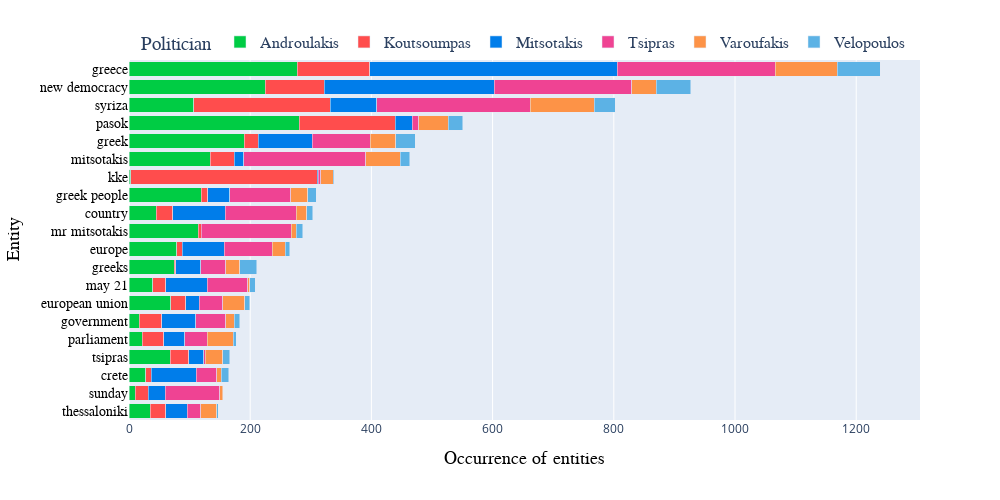

Write notebook code for a chart like this one.
### Code cell
# prepare the data for the plot
expanded_data = data.explode('entity_specific_human')
entity_politician_count = expanded_data.groupby(['entity_specific_human', 'politician']).size().reset_index(name='count')
top_20_entities = expanded_data['entity_specific_human'].value_counts().nlargest(20).index
entity_politician_count = entity_politician_count[entity_politician_count['entity_specific_human'].isin(top_20_entities)]
entity_total_count = entity_politician_count.groupby('entity_specific_human')['count'].sum().reset_index(name='total_count')
sorted_entities = entity_total_count.sort_values(by='total_count', ascending=False)['entity_specific_human'].to_list()

# plot the horizontal bars
color_map = {'Overall': '#666666','Mitsotakis': '#007dea', 'Tsipras': '#ef4393', 'Androulakis': '#00cc44', 'Koutsoumpas': '#ff4d4d', 'Velopoulos': '#5cb2e5', 'Varoufakis': '#fd9347'}
fig = px.bar(entity_politician_count, x='count', y='entity_specific_human',  barmode='stack',
             orientation='h', color='politician', color_discrete_map=color_map, category_orders={'entity_specific_human': sorted_entities},
             labels={'count': 'Occurrence of entities', 'entity_specific_human': 'Entity', 'politician': 'Politician'})

# adjust legend and figure size
fig.update_layout(
    width=1000, height=500,
    legend=dict(orientation="h", yanchor="bottom", y=1.0, xanchor="center", x=0.5, font=dict(size=16, family='Arial')))

# adjust axis
fig.update_xaxes(title_font=dict(size=18, family='Arial', color='black'))
fig.update_yaxes(title_font=dict(size=18, family='Arial', color='black'),
                 tickfont=dict(size=14, family='Arial', color='black'))

fig.show()
fig.write_image("images/entities_horizontal_bars.png", scale=2)

### Figure 1 — Plotly figure (JSON) as saved in the notebook; plotly's stock layout.template omitted (floating-point values rounded to 4 significant figures)
{"data": [{"alignmentgroup": "True", "hovertemplate": "Politician=Androulakis<br>Occurrence of entities=%{x}<br>Entity=%{y}<extra></extra>", "legendgroup": "Androulakis", "marker": {"color": "#00cc44", "pattern": {"shape": ""}}, "name": "Androulakis", "offsetgroup": "Androulakis", "orientation": "h", "showlegend": true, "textposition": "auto", "type": "bar", "x": [45, 28, 79, 69, 17, 278, 190, 119, 75, 3, 39, 134, 114, 225, 22, 281, 10, 107, 35, 68], "xaxis": "x", "y": ["country", "crete", "europe", "european union", "government", "greece", "greek", "greek people", "greeks", "kke", "may 21", "mitsotakis", "mr mitsotakis", "new democracy", "parliament", "pasok", "sunday", "syriza", "thessaloniki", "tsipras"], "yaxis": "y"}, {"alignmentgroup": "True", "hovertemplate": "Politician=Koutsoumpas<br>Occurrence of entities=%{x}<br>Entity=%{y}<extra></extra>", "legendgroup": "Koutsoumpas", "marker": {"color": "#ff4d4d", "pattern": {"shape": ""}}, "name": "Koutsoumpas", "offsetgroup": "Koutsoumpas", "orientation": "h", "showlegend": true, "textposition": "auto", "type": "bar", "x": [27, 9, 9, 25, 37, 119, 23, 11, 2, 308, 22, 40, 5, 97, 35, 158, 22, 225, 26, 31], "xaxis": "x", "y": ["country", "crete", "europe", "european union", "government", "greece", "greek", "greek people", "greeks", "kke", "may 21", "mitsotakis", "mr mitsotakis", "new democracy", "parliament", "pasok", "sunday", "syriza", "thessaloniki", "tsipras"], "yaxis": "y"}, {"alignmentgroup": "True", "hovertemplate": "Politician=Mitsotakis<br>Occurrence of entities=%{x}<br>Entity=%{y}<extra></extra>", "legendgroup": "Mitsotakis", "marker": {"color": "#007dea", "pattern": {"shape": ""}}, "name": "Mitsotakis", "offsetgroup": "Mitsotakis", "orientation": "h", "showlegend": true, "textposition": "auto", "type": "bar", "x": [87, 74, 69, 22, 56, 409, 89, 36, 41, 1, 68, 15, 281, 35, 28, 28, 77, 35, 24], "xaxis": "x", "y": ["country", "crete", "europe", "european union", "government", "greece", "greek", "greek people", "greeks", "kke", "may 21", "mitsotakis", "new democracy", "parliament", "pasok", "sunday", "syriza", "thessaloniki", "tsipras"], "yaxis": "y"}, {"alignmentgroup": "True", "hovertemplate": "Politician=Tsipras<br>Occurrence of entities=%{x}<br>Entity=%{y}<extra></extra>", "legendgroup": "Tsipras", "marker": {"color": "#ef4393", "pattern": {"shape": ""}}, "name": "Tsipras", "offsetgroup": "Tsipras", "orientation": "h", "showlegend": true, "textposition": "auto", "type": "bar", "x": [117, 34, 79, 39, 50, 260, 96, 101, 42, 4, 67, 202, 149, 227, 37, 11, 90, 253, 22, 3], "xaxis": "x", "y": ["country", "crete", "europe", "european union", "government", "greece", "greek", "greek people", "greeks", "kke", "may 21", "mitsotakis", "mr mitsotakis", "new democracy", "parliament", "pasok", "sunday", "syriza", "thessaloniki", "tsipras"], "yaxis": "y"}, {"alignmentgroup": "True", "hovertemplate": "Politician=Varoufakis<br>Occurrence of entities=%{x}<br>Entity=%{y}<extra></extra>", "legendgroup": "Varoufakis", "marker": {"color": "#fd9347", "pattern": {"shape": ""}}, "name": "Varoufakis", "offsetgroup": "Varoufakis", "orientation": "h", "showlegend": true, "textposition": "auto", "type": "bar", "x": [17, 7, 22, 36, 14, 103, 42, 28, 23, 21, 3, 57, 8, 40, 43, 49, 5, 106, 27, 29], "xaxis": "x", "y": ["country", "crete", "europe", "european union", "government", "greece", "greek", "greek people", "greeks", "kke", "may 21", "mitsotakis", "mr mitsotakis", "new democracy", "parliament", "pasok", "sunday", "syriza", "thessaloniki", "tsipras"], "yaxis": "y"}, {"alignmentgroup": "True", "hovertemplate": "Politician=Velopoulos<br>Occurrence of entities=%{x}<br>Entity=%{y}<extra></extra>", "legendgroup": "Velopoulos", "marker": {"color": "#5cb2e5", "pattern": {"shape": ""}}, "name": "Velopoulos", "offsetgroup": "Velopoulos", "orientation": "h", "showlegend": true, "textposition": "auto", "type": "bar", "x": [10, 13, 7, 8, 9, 71, 32, 14, 28, 2, 9, 15, 11, 57, 5, 24, 34, 2, 11], "xaxis": "x", "y": ["country", "crete", "europe", "european union", "government", "greece", "greek", "greek people", "greeks", "kke", "may 21", "mitsotakis", "mr mitsotakis", "new democracy", "parliament", "pasok", "syriza", "thessaloniki", "tsipras"], "yaxis": "y"}], "layout": {"barmode": "stack", "height": 500, "legend": {"font": {"family": "Arial", "size": 16}, "orientation": "h", "title": {"text": "Politician"}, "tracegroupgap": 0, "x": 0.5, "xanchor": "center", "y": 1, "yanchor": "bottom"}, "margin": {"t": 60}, "width": 1000, "xaxis": {"anchor": "y", "domain": [0, 1], "title": {"font": {"color": "black", "family": "Arial", "size": 18}, "text": "Occurrence of entities"}}, "yaxis": {"anchor": "x", "categoryarray": ["thessaloniki", "sunday", "crete", "tsipras", "parliament", "government", "european union", "may 21", "greeks", "europe", "mr mitsotakis", "country", "greek people", "kke", "mitsotakis", "greek", "pasok", "syriza", "new democracy", "greece"], "categoryorder": "array", "domain": [0, 1], "tickfont": {"color": "black", "family": "Arial", "size": 14}, "title": {"font": {"color": "black", "family": "Arial", "size": 18}, "text": "Entity"}}}}
